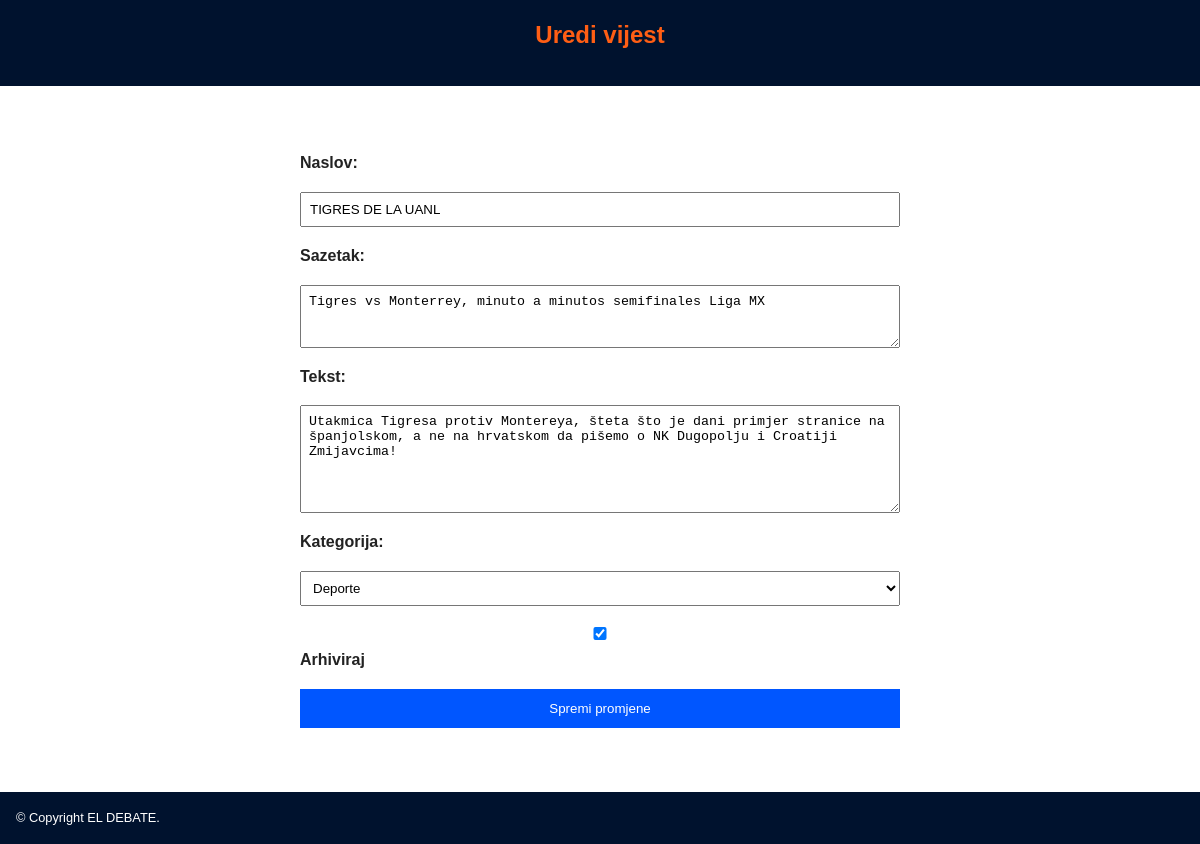
Page /uredi.php?id=1 on the committed database.
### tables this page shows
CREATE TABLE `vijesti` (
  `id` int(11) NOT NULL,
  `datum` date NOT NULL,
  `naslov` varchar(255) NOT NULL,
  `sazetak` text NOT NULL,
  `tekst` text NOT NULL,
  `slika` varchar(100) NOT NULL,
  `kategorija` varchar(50) NOT NULL,
  `arhiva` tinyint(1) NOT NULL DEFAULT 0
);

### uredi.php (the view, shortened to what this page needs)
<?php
include 'connect.php';
$id = (int)$_GET['id'];
$stmt = $conn->prepare("SELECT * FROM vijesti WHERE id = ?");
$stmt->bind_param("i", $id);
$stmt->execute();
$result = $stmt->get_result();
$vijest = $result->fetch_assoc();
?>
<!DOCTYPE html>
<html lang="hr">
<head>
    <link rel="stylesheet" href="style.css">
</head>
<body>
<header class="header">
    <h1 class="logo">Uredi vijest</h1>
</header>
<main class="main">
    <form method="POST" action="uredi.php?id=<?= $id ?>">
        <label>Naslov:</label>
        <input type="text" name="naslov" value="<?= htmlspecialchars($vijest['naslov']) ?>" required>
        <label>Sazetak:</label>
        <textarea name="sazetak" rows="3" required><?= htmlspecialchars($vijest['sazetak']) ?></textarea>
        <label>Tekst:</label>
        <textarea name="tekst" rows="6" required><?= htmlspecialchars($vijest['tekst']) ?></textarea>
        <label>Kategorija:</label>
        <select name="kategorija" required>
            <option value="deporte" <?= $vijest['kategorija'] === 'deporte' ? 'selected' : '' ?>>Deporte</option>
        </select>
        <label>
            <input type="checkbox" name="arhiva" <?= $vijest['arhiva'] ? 'checked' : '' ?>>
            Arhiviraj
        </label>
        <button type="submit">Spremi promjene</button>
    </form>
</main>
<footer class="footer">
    <p>© Copyright EL DEBATE.</p>
</footer>
</body>
</html>

### style.css (style rules this page uses)
* { margin: 0; padding: 0; box-sizing: border-box; }
body { font-family: Arial, sans-serif; line-height: 1.6; background-color: #fff; color: #222; }
.header { background-color: #00122e; color: white; padding: 1rem; text-align: center; }
.header h1 { margin-bottom: 1rem; }
.header .logo { font-size: 1.5rem; font-weight: bold; color: #ff5e14; }
.main, .article { padding: 2rem; max-width: 1200px; margin: auto; }
.footer { background-color: #00122e; color: white; text-align: left; padding: 1rem; font-size: 0.8rem; }

### uredi.php (style rules this page uses)
form { max-width: 600px; margin: 2rem auto; display: flex; flex-direction: column; gap: 1rem; }
label { font-weight: bold; }
input, textarea, select { padding: 0.5rem; width: 100%; }
button { padding: 0.75rem; background-color: #0056ff; color: white; border: none; cursor: pointer; }

### rows in the picture
vijesti: naslov "TIGRES DE LA UANL", sazetak "Tigres vs Monterrey, minuto a minutos semifinales Liga MX", tekst "Utakmica Tigresa protiv Montereya, šteta što je dani primjer stranice na španjolskom, a ne na hrvatskom da pišemo o NK Dugopolju i Croatiji Zmijavcima!", kategorija "Deporte", arhiva "☑"
